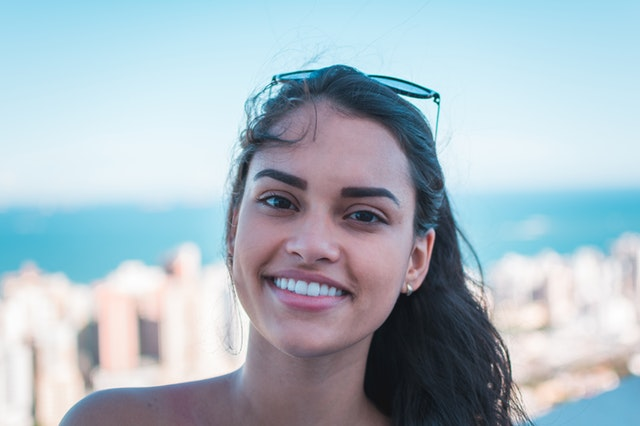
#> input picture SmileDetection/SmileDetectionImage/smile.jpg, 640 x 426 px
$ python smile_detection_image.py
#> lines starting #> are read from the running program, lines starting #| are printed output that depends on the picture; after the words box and inside, x2 and y2 are one past the last pixel; in counts of white or black regions, pixels touching at a corner belong together
import cv2

img = cv2.imread("smile.jpg")
#> img is the input picture: shape (426, 640, 3); mean B, G, R 195.2, 185.1, 169.2
face_cascade = cv2.CascadeClassifier("frontalface.xml")
smile_cascade = cv2.CascadeClassifier("smile.xml")

gray = cv2.cvtColor(img, cv2.COLOR_BGR2GRAY)
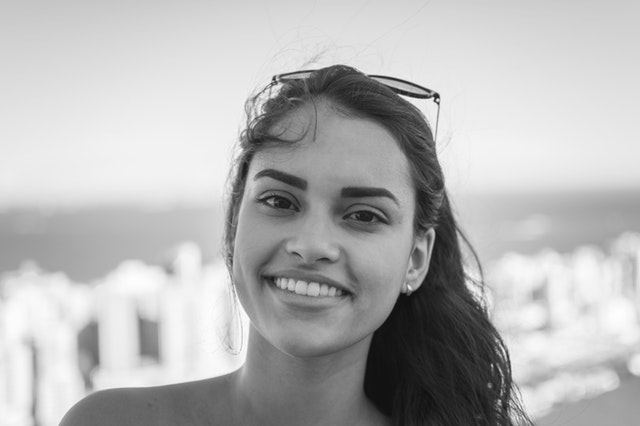
#> gray: shape (426, 640); min 12, max 255, mean 181.5
faces = face_cascade.detectMultiScale(gray, 1.3, 5)
#> faces = [[201, 117, 229, 229]]

for (x, y, w, h) in faces:
    cv2.rectangle(img, (x, y), (x + w, y + h), (255, 0, 0), 3)

    roi_image = img[y:y + h, x:x + w]
    roi_gray = gray[y:y + h, x:x + w]

    smiles = smile_cascade.detectMultiScale(roi_gray, 1.3, 5)

    for (sx, sy, sw, sh) in smiles:
        cv2.rectangle(roi_image, (sx, sy), (sx + sw, sy + sh), (0, 255, 0), 2)
#> this loop made 1 pass
#> (x, y, w, h, smiles) on pass 1: (201, 117, 229, 229, [[52, 144, 103, 51], [41, 141, 134, 67]])
#> pass 1, `roi_image = img[y:y + h, x:x + w]`:
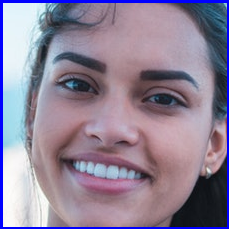
#> roi_image: shape (229, 229, 3); mean B, G, R 152.2, 130.5, 142.6
#> pass 1, `roi_gray = gray[y:y + h, x:x + w]`:
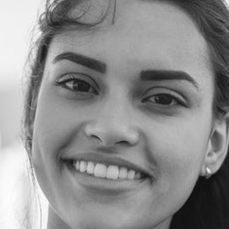
#> roi_gray: shape (229, 229); min 12, max 255, mean 141.7
#> after the loop:
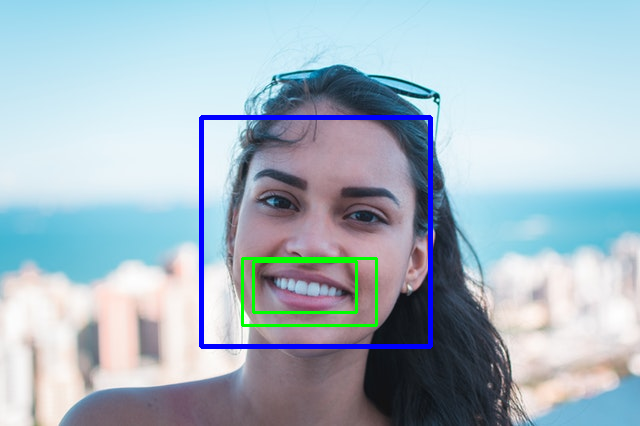
#> img: shape (426, 640, 3); 2.45% of pixels changed, all inside (x1, y1, x2, y2) = (199, 115, 433, 349)
#> after the loop:
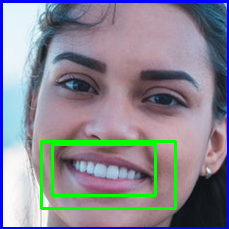
#> roi_image: shape (229, 229, 3); 4.05% of pixels changed, all inside (x1, y1, x2, y2) = (40, 140, 177, 210)

cv2.imshow("Image", img)
cv2.waitKey(0)
cv2.destroyAllWindows()
